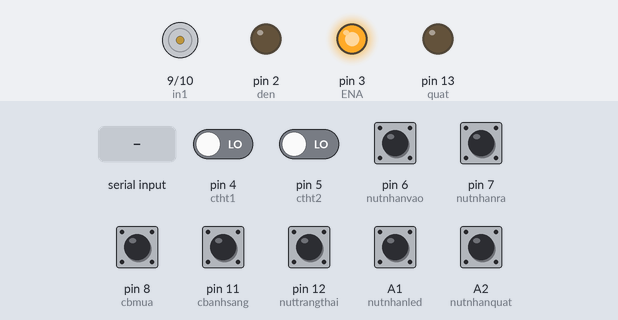
Bench run of a sketch on a simulated Arduino Uno, built with avr-gcc and run on an emulated ATmega328P. Parts: motor-driver pin pairs drawn as motors (green arrow = first pin HIGH = forward, orange = second pin HIGH = backward, longer = more drive), output pins drawn as LEDs (lit = HIGH). Dashed ring = blinking. The test bench sets the inputs (shaded band); at power-on: A1 (nutnhanled), A2 (nutnhanquat), pin 6 (nutnhanvao), pin 7 (nutnhanra), pin 8 (cbmua), pin 11 (cbanhsang), pin 12 (nuttrangthai) HIGH, pin 4 (ctht1), pin 5 (ctht2) LOW. What the sketch prints to the serial monitor is not drawn.

Above: at 1.2 s.
1.3 s: A1 (nutnhanled) pulled LOW for 1 s
At 1.47 s:
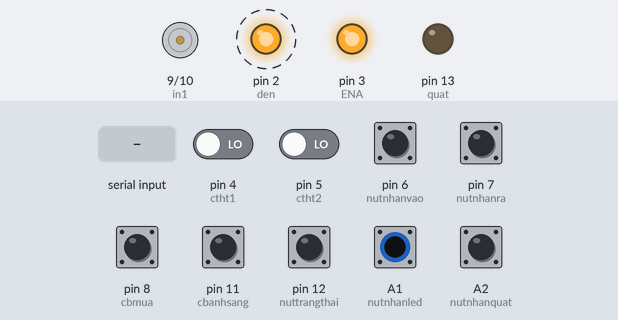
3.8 s: pin 4 (ctht1) driven HIGH
At 4.1 s:
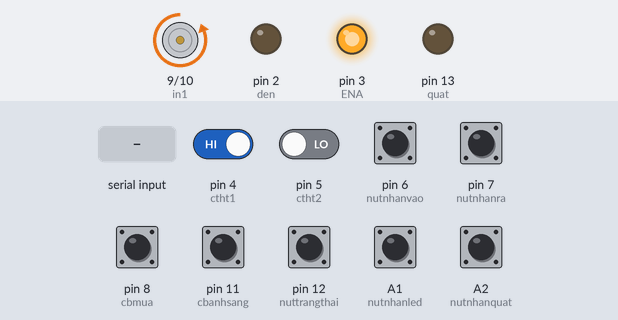
5.3 s: A2 (nutnhanquat) pulled LOW for 0.15 s
At 5.9 s:
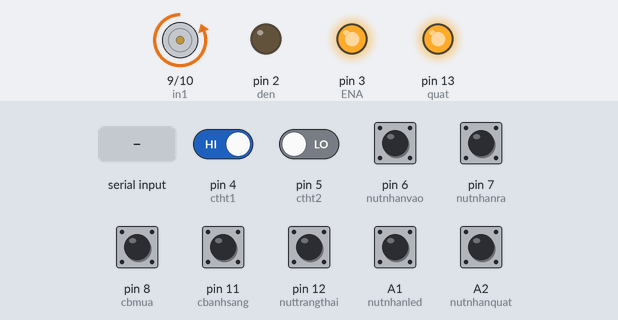
6.9 s: byte 4 (4) received over Serial
At 7.8 s:
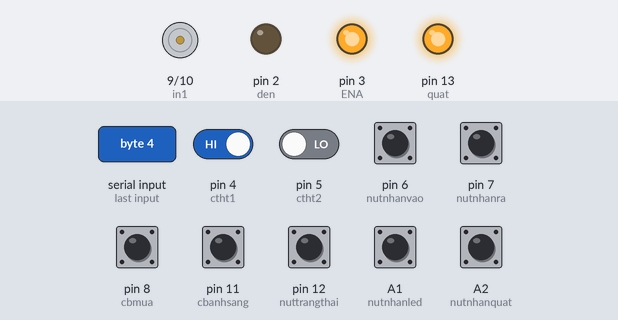
8.6 s: A1 (nutnhanled) pulled LOW for 0.15 s
At 9.6 s:
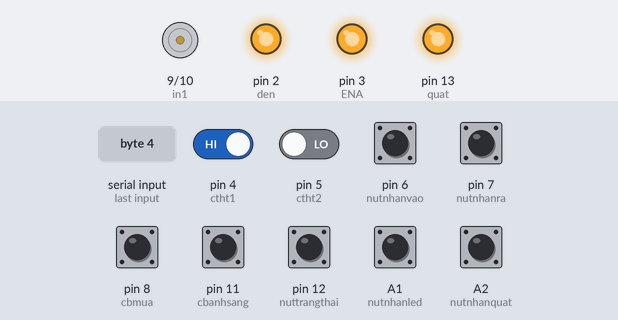
10.2 s: "1\n" received over Serial
At 11.5 s:
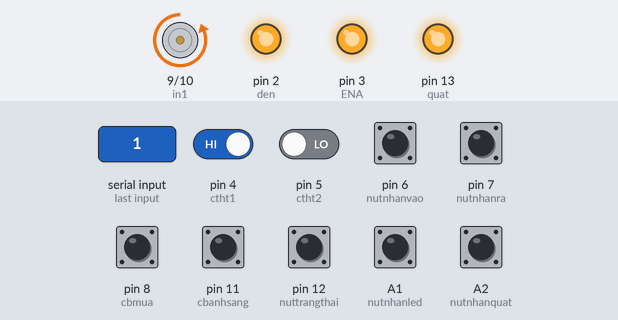
Timing chart, 0 to 12.9 s (numbered marks = the images above; inputs shaded):
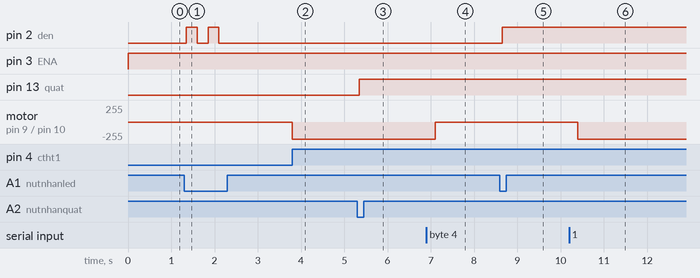

The sketch:

Code_Uno_Arduino_OK_2.ino
```cpp
int LED=A0;
int in1=9,in2=10,ENA=3;//Động cơ
int nutnhanvao=6,nutnhanra=7,nuttrangthai=12,nutnhanled=A1,nutnhanquat=A2;//nút nhấn
int ctht1=4,ctht2=5,cbmua=8, cbanhsang=11;//cảm biến
int den=2,quat=13;//chân đèn,quạt
int trangthaimaiche=3,trangthaimaichelast=3;//dừng
int trangthaict1last=1,trangthaict2last=1;//ctht 1,2 chưa chạm
int gtcbmualast=1,gtcbanhsanglast=0;//1 là không mưa
int delaysend=200;
int value;
boolean chuoidk=1,chuoidklast=0;//1 tự động 0 wifi
boolean ledstate = false,denstate=false,quatstate=false;
//#define button A1
void setup() {
  Serial.begin(115200);
  pinMode(in1, OUTPUT);
  pinMode(in2, OUTPUT);
  pinMode(ENA, OUTPUT);
  pinMode(den, OUTPUT);
  pinMode(quat, OUTPUT);
  pinMode(nutnhanvao, INPUT_PULLUP);
  pinMode(nutnhanra, INPUT_PULLUP);
  pinMode(nuttrangthai, INPUT_PULLUP);
  pinMode(nutnhanled, INPUT_PULLUP);
  pinMode(nutnhanquat, INPUT_PULLUP);
  pinMode(ctht1,INPUT);
  pinMode(ctht2,INPUT);
 pinMode(cbmua,INPUT);
 pinMode(cbanhsang,INPUT);

}
void loop()
{
    analogWrite(ENA,255);

    int trangthainutvao=digitalRead(nutnhanvao);
    int trangthainutra=digitalRead(nutnhanra);
    int trangthai=digitalRead(nuttrangthai);
    int trangthaict1=digitalRead(ctht1);
    int trangthaict2=digitalRead(ctht2);
    int gtcbmua=digitalRead(cbmua);
    int gtcbanhsang=digitalRead(cbanhsang);
    //Serial.print(trangthaict1);
    //Serial.print(trangthaict2);
    //Serial.print(trangthainutvao);
    //Serial.print(trangthainutra);
    //Serial.print(gtcbmua);
    //Serial.print(gtcbanhsang);
    //Serial.println(trangthai);
    //delay(100);

int buttonled = digitalRead(nutnhanled);  // Đọc trạng thái nút nhấn

  if (buttonled == LOW) {  // Nếu nút nhấn được nhấn
    delay(50);  // Chờ giữa các lần đọc trạng thái nút nhấn để tránh đọc nhấp nháy
    buttonled = digitalRead(nutnhanled);  // Đọc lại trạng thái nút nhấn

    if (buttonled == LOW) {  // Kiểm tra lại trạng thái nút nhấn
      denstate = !denstate;  // Đảo trạng thái bật/tắt

      if (denstate) {
        digitalWrite(den, HIGH);  // Bật đèn LED
        Serial.write(17);
        delay(delaysend);
      } else {
        digitalWrite(den, LOW);   // Tắt đèn LED
        Serial.write(18);
        delay(delaysend);
      }
    }
  }
  int buttonquat = digitalRead(nutnhanquat);  // Đọc trạng thái nút nhấn

  if (buttonquat == LOW) {  // Nếu nút nhấn được nhấn
    delay(50);  // Chờ giữa các lần đọc trạng thái nút nhấn để tránh đọc nhấp nháy
    buttonquat = digitalRead(nutnhanquat);  // Đọc lại trạng thái nút nhấn

    if (buttonquat == LOW) {  // Kiểm tra lại trạng thái nút nhấn
      quatstate = !quatstate;  // Đảo trạng thái bật/tắt

      if (quatstate) {
        digitalWrite(quat, HIGH);  // Bật đèn LED
        Serial.write(19);
        delay(delaysend);
      } else {
        digitalWrite(quat, LOW);   // Tắt đèn LED
        Serial.write(20);
        delay(delaysend);
      }
    }
  }
char Rxesp8266="";

  if(Serial.available()){

    while(Serial.available()){
      Rxesp8266 = Serial.read();//Đọc tất cả bộ đệm
    }
    if(Rxesp8266==5){    //Kiểm tra chuỗi nhận
      digitalWrite(LED,LOW);
    chuoidk=1;
    }else if(Rxesp8266==4){
      digitalWrite(LED,HIGH);
    chuoidk=0;
    }else if(Rxesp8266==10){// Mất kết nối wifi
    chuoidk=1;
    }else if(Rxesp8266==17){
      digitalWrite(den, HIGH);  // Bật đèn LED
      denstate=true;
    }else if(Rxesp8266==18){
      digitalWrite(den, LOW);  // Bật đèn LED
      denstate=false;
    }else if(Rxesp8266==19){
      digitalWrite(quat, HIGH);  // Bật đèn LED
      quatstate=true;
    }else if(Rxesp8266==20){
      digitalWrite(quat, LOW);  // Bật đèn LED
      quatstate=false;
    }
  }

//giửi cho chế độ cho app
 if(chuoidklast!=chuoidk){//nếu khác giá trị thì mới giửi
     chuoidklast=chuoidk;
     if(chuoidk==0){
      Serial.write(4);
      delay(delaysend);
     }else{
       Serial.write(5);
       delay(delaysend);
     }

     }


if(chuoidk==0) {
   if(Rxesp8266==0){
      if(digitalRead(ctht2)!=0){
        vao();
        value=0;

         }
    }
  if(Rxesp8266==1){
    if(digitalRead(ctht1)!=0){
      ra();
      value=1;

       }

    }
  if(digitalRead(ctht1)==0 && value==1){
    dung();
  }else if(digitalRead(ctht2)==0 && value==0){
    dung();
  }

  if(Rxesp8266==3){
     dung();
}
}
if(chuoidk==1)
 {
  if (trangthai!=0)   //không nhấn nút trạng thái
  {
      if(gtcbanhsang!=1)      //trời sáng
        {
        if(gtcbmua==0 )   //có mưa
          {
            if(trangthaict1!=0) //mái che đang mở
                {ra();}
            else {dung();}
          }
        else  //không mưa
        {
          if(trangthaict2!=0) //mái che đang đóng
            {vao();}
          else {dung();}
        }
      }
    else
      { if(trangthaict1!=0) //mái che đang mở
                {ra();}
            else {dung();}
      }
  }
else    //nhấn nút trạng thái
  {
      if (trangthainutvao==0 && trangthainutra!=0)
          {
              if (trangthaict2!=0)
                {vao();
                //delay(2000);
                }
              else {dung();}
          }
      else
        {
          if (trangthainutvao!=0 && trangthainutra==0)
            {
                if (trangthaict1!=0)
                  {ra();
                  //delay(2000);
                  }
                else {dung();}
            }
           else
           {
            if (trangthainutvao!=0 && trangthainutra!=0)
              {dung();}
           }
        }
    }
  }
  //Nhận vào /0-vào/1-ra/3-dừng/4-wif/5-auto
  //Giửi đi/ 6-Mưa/7-không mưa/8 mái che ra/9 mái che vào/10 mai che dung/ 11 ctht1 chưa chạm/12 ctht Đang chạm
  //13 ctht2 chưa chạm/14 ctht2 Đang chạm


    if(trangthaict1last!=trangthaict1){//nếu khác giá trị thì mới giửi
     trangthaict1last=trangthaict1;
     if(trangthaict1==1){
      Serial.write(11);
      delay(delaysend);
     }else{
       Serial.write(12);
       delay(delaysend);
     }
   }

   if(trangthaict2last!=trangthaict2){//nếu khác giá trị thì mới giửi
     trangthaict2last=trangthaict2;
     if(trangthaict2==1){
      Serial.write(13);
      delay(delaysend);
     }else{
       Serial.write(14);
       delay(delaysend);
     }
   }
   if(trangthaimaichelast!=trangthaimaiche){//nếu khác giá trị thì mới giửi
     trangthaimaichelast=trangthaimaiche;
    if(trangthaimaiche==0){
      Serial.write(9);
      delay(delaysend);
     }else{
      Serial.write(8);
      delay(delaysend);

   }
   }
     if(gtcbmualast!=gtcbmua){//nếu khác giá trị thì mới giửi
     gtcbmualast=gtcbmua;
     if(gtcbmua==1){
      Serial.write(7);
      delay(delaysend);
     }else{
       Serial.write(6);
       delay(delaysend);
     }
   }


 }

void vao(){
  trangthaimaiche=0;
  digitalWrite(in1,HIGH);
  digitalWrite(in2,LOW);
    }
 void ra(){
   trangthaimaiche=1;
  digitalWrite(in1,LOW);
  digitalWrite(in2,HIGH);
    }
 void dung(){

  digitalWrite(in1,LOW);
  digitalWrite(in2,LOW);
    }
```

Measured:
- after the input at 1.3 s, pin 2 (den): alternates HIGH for 0.25 s and LOW for 0.25 s, 4 changes in all, then stays LOW, starting after 0.05 s
- after the input at 3.8 s, motor on pin 9 (in1) / pin 10 (in2): stopped → backward 255/255 at once
- after the input at 5.3 s, pin 13 (quat): LOW → HIGH after 0.05 s
- after the input at 6.9 s, motor on pin 9 (in1) / pin 10 (in2): backward 255/255 → stopped after 0.20 s
- after the input at 8.6 s, pin 2 (den): LOW → HIGH after 0.05 s
- after the input at 10.2 s, motor on pin 9 (in1) / pin 10 (in2): stopped → backward 255/255 after 0.20 s
